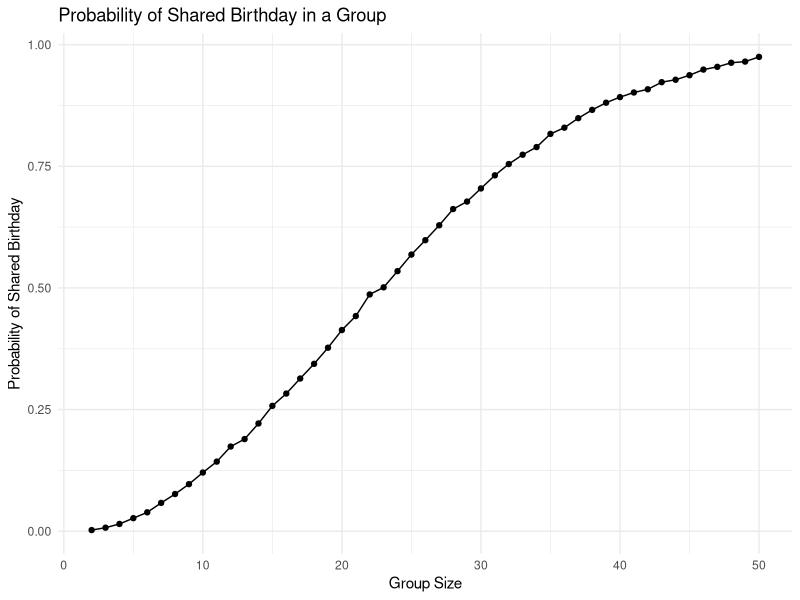

The R script that drew this image:
## ---- chunk 1
library(ggplot2)
## ---- chunk 2
birthday = function(n) {
  birthdays = sample(1:365, n, replace = TRUE) 
  duplication = any(duplicated(birthdays))  
  return(duplication)
}

## ---- chunk 3
set.seed(42)  
n_simulation = 10000  
size = 2:50  
result = numeric(length(size))

for (i in seq_along(size)) {
  n = size[i]
  duplicate = replicate(n_simulation, birthday(n))  
  result[i] = mean(duplicate)  
}

data = data.frame(group_size = size, probability = result)
## ---- chunk 4
ggplot(data, aes(x = group_size, y = probability)) +
  geom_line() +
  geom_point() +
  labs(title = "Probability of Shared Birthday in a Group",
       x = "Group Size",
       y = "Probability of Shared Birthday") +
  theme_minimal()
